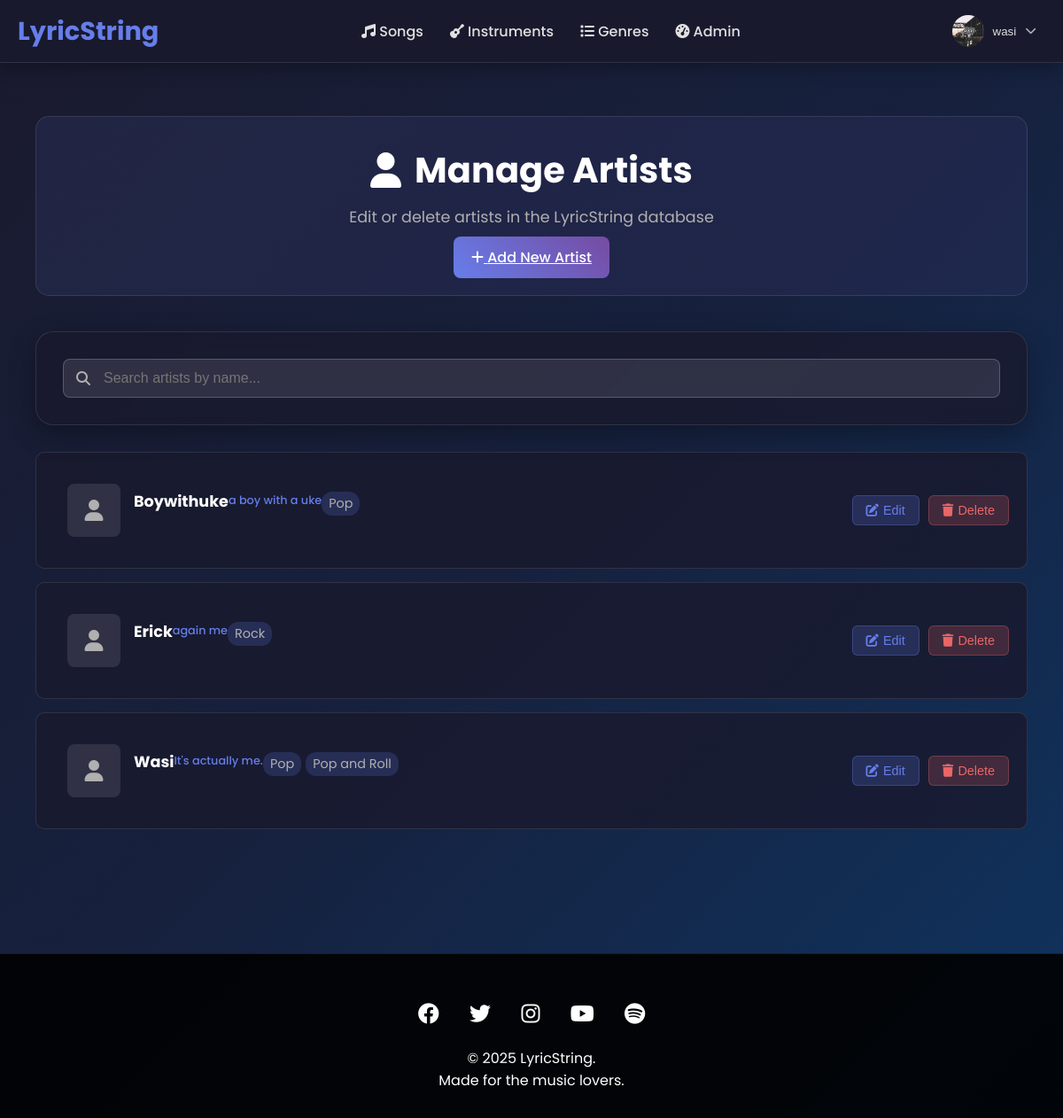
/dashboard/manage_artists/ (signed in), run on the app's committed database.
### users/models.py (models this page shows, shortened)
class CustomUser(AbstractUser):
    username = models.CharField(
        max_length=150,
        unique=True,
        help_text='Required. 150 characters or fewer. Letters, digits and @/./+/-/_ only.',
        validators=[AbstractUser.username_validator],
        error_messages={
            'unique': "A user with that username already exists.",
        },
    )
    bio = models.TextField(blank=True)
    profile_picture = models.ImageField(upload_to='profile_pics/', blank=True)
    location = models.CharField(max_length=100, blank=True)
    website = models.URLField(blank=True)
    social_media = models.CharField(max_length=100, blank=True)
    skill_level = models.CharField(max_length=20, choices=[
        ('beginner', 'Beginner'),
        ('intermediate', 'Intermediate'),
        ('advanced', 'Advanced'),
        ('professional', 'Professional')
    ], default='beginner')
    groups = models.ManyToManyField(
        'auth.Group',
        verbose_name='groups',
        blank=True,
        help_text='The groups this user belongs to. A user will get all permissions granted to each of their groups.',
        related_name="customuser_set",
        related_query_name="user",
    )
    user_permissions = models.ManyToManyField(
        'auth.Permission',
        verbose_name='user permissions',
        blank=True,
        help_text='Specific permissions for this user.',
        related_name="customuser_set",
        related_query_name="user",
    )

### content/models.py (models this page shows, shortened)
class Artist(models.Model):
    name = models.CharField(max_length=100)
    bio = models.TextField(blank=True)
    genres = models.ManyToManyField(Genre)

class Genre(models.Model):
    name = models.CharField(max_length=50, unique=True)
    description = models.TextField(blank=True)
    icon_class = models.CharField(max_length=50, default='fas fa-music')

### users/views.py (the view)
# urls.py: path('dashboard/manage_artists/', views.manage_artists_view, name='manage_artists'),
@staff_member_required
def manage_artists_view(request):
    artists = Artist.objects.all().order_by('name')
    paginator = Paginator(artists, 10)
    page_number = request.GET.get('page')
    page_obj = paginator.get_page(page_number)
    context = {
        'artists': page_obj,
    }
    return render(request, 'users/manage_artists.html', context)

### templates/users/manage_artists.html (shortened to what this page needs)
{% extends "base.html" %}
{% load static %}
{% block extra_css %}
<link rel="stylesheet" href="{% static 'css/admin_edit_song.css' %}">
{% endblock %}
{% block content %}
<div class="admin-container">
    <div class="admin-header">
        <h1><i class="fas fa-user"></i> Manage Artists</h1>
        <p>Edit or delete artists in the LyricString database</p>
        <div style="margin-top: 20px;">
            <a href="{% url 'add_artist' %}" class="modal-btn primary">
                <i class="fas fa-plus"></i>
                Add New Artist
            </a>
        </div>
    </div>
    <div class="search-section">
        <div class="search-box">
            <i class="fas fa-search"></i>
            <input type="text" id="artistSearch" placeholder="Search artists by name...">
        </div>
    </div>
    <div class="songs-list">
        {% for artist in artists %}
        <div class="song-item" data-name="{{ artist.name|lower }}">
            <div class="song-info">
                <div class="song-cover">
                    <i class="fas fa-user"></i>
                </div>
                <div class="song-details">
                    <h3>{{ artist.name }}</h3>
                    <p class="artist">{{ artist.bio|truncatewords:20 }}</p>
                    <div class="song-meta">
                        <span class="genres">
                            {% for genre in artist.genres.all %}
                            <span class="genre-tag">{{ genre.name }}</span>
                            {% endfor %}
                        </span>
                    </div>
                </div>
            </div>
            <div class="song-actions">
                <button class="btn-edit" onclick="editArtist({{ artist.id }})">
                    <i class="fas fa-edit"></i> Edit
                </button>
                <button class="btn-delete" onclick="confirmDelete({{ artist.id }}, '{{ artist.name|escapejs }}')">
                    <i class="fas fa-trash"></i> Delete
                </button>
            </div>
        </div>
        {% endfor %}
    </div>
</div>
{% endblock %}

### templates/base.html (shortened to what this page needs)
{% load static %}
<!DOCTYPE html>
<html lang="en">
<head>
    <link rel="stylesheet" href="https://cdnjs.cloudflare.com/ajax/libs/font-awesome/6.4.0/css/all.min.css">
    <link rel="stylesheet" href="{% static 'css/styles.css' %}">
    <link rel="stylesheet" href="{% static 'css/base.css' %}">
    {% block extra_css %}{% endblock %}
</head>
<body>
    <header class="header">
        <nav class="nav-container">
            <a href="/" class="logo">
                LyricString
            </a>
            <ul class="nav-menu">
                <li><a href="/"><i class="fas fa-music"></i> Songs</a></li>
                <li><a href="/instruments/"><i class="fas fa-guitar"></i> Instruments</a></li>
                <li><a href="/genres/"><i class="fas fa-list"></i> Genres</a></li>
                {% if user.is_staff %}
                <li><a href="/dashboard/"><i class="fas fa-tachometer-alt"></i> Admin</a></li>
                {% endif %}
            </ul>
            <div class="user-actions">
                {% if user.is_authenticated %}
                <div class="user-profile">
                    <div class="profile-dropdown">
                        <button class="profile-btn">
                            {% if user.profile_picture %}
                            <img src="{{ user.profile_picture.url }}" alt="{{ user.username }}" class="profile-pic">
                            {% else %}
                            <div class="profile-pic default"><i class="fas fa-user"></i></div>
                            {% endif %}
                            <span class="username">{{ user.username }}</span>
                            <i class="fas fa-chevron-down dropdown-icon"></i>
                        </button>
                    </div>
                </div>
                {% else %}
                <a href="{% url 'login' %}" class="btn btn-outline">Sign in</a>
                <a href="{% url 'register' %}" class="btn btn-primary">Sign up</a>
                {% endif %}
            </div>
        </nav>
    </header>
    <main class="main-content">
        {% block content %}{% endblock %}
    </main>
    <footer class="footer">
        <div class="footer-content">
            <div class="social-links">
                <a href="#"><i class="fab fa-facebook"></i></a>
                <a href="#"><i class="fab fa-twitter"></i></a>
                <a href="#"><i class="fab fa-instagram"></i></a>
                <a href="#"><i class="fab fa-youtube"></i></a>
                <a href="#"><i class="fab fa-spotify"></i></a>
            </div>
            <p>&copy; 2025 LyricString.</p>
            <p>Made for the music lovers.</p>
        </div>
    </footer>
</body>
</html>

### static/css/styles.css (style rules this page uses)
* { margin: 0; padding: 0; box-sizing: border-box; }
body { font-family: 'Poppins', sans-serif; background: linear-gradient(135deg, #1a1a2e 0%, #16213e 50%, #0f3460 100%); min-height: 100vh; color: #e0e0e0; }
.header { background: rgba(26, 26, 46, 0.95); backdrop-filter: blur(10px); box-shadow: 0 4px 20px rgba(0,0,0,0.3); position: sticky; top: 0; z-index: 1000; border-bottom: 1px solid rgba(255, 255, 255, 0.1); }
.nav-container { max-width: 1400px; margin: 0 auto; padding: 0 20px; display: flex; justify-content: space-between; align-items: center; height: 70px; }
.logo { display: flex; align-items: center; gap: 10px; font-size: 1.8rem; font-weight: 700; color: #667eea; text-decoration: none; }
.nav-menu { display: flex; list-style: none; gap: 30px; }
.nav-menu a { text-decoration: none; color: #e0e0e0; font-weight: 500; transition: color 0.3s ease; position: relative; }
.nav-menu a::after { content: ''; position: absolute; width: 0; height: 2px; bottom: -5px; left: 0; background: linear-gradient(45deg, #667eea, #764ba2); transition: width 0.3s ease; }
.user-actions { display: flex; gap: 15px; align-items: center; }
.user-profile { position: relative; }
.profile-dropdown { position: relative; }
.profile-btn { display: flex; align-items: center; gap: 10px; background: transparent; border: none; cursor: pointer; padding: 5px 10px; border-radius: 30px; transition: all 0.3s ease; }
.profile-pic { width: 36px; height: 36px; border-radius: 50%; object-fit: cover; }
.username { font-weight: 500; color: #e0e0e0; }
.dropdown-icon { font-size: 0.8rem; color: #b0b0b0; transition: transform 0.3s ease; }
.main-content { max-width: 1400px; margin: 0 auto; padding: 40px 20px; min-height: calc(100vh - 140px); }
.search-section { background: rgba(26, 26, 46, 0.8); backdrop-filter: blur(10px); border-radius: 20px; padding: 30px; margin-bottom: 30px; box-shadow: 0 10px 30px rgba(0,0,0,0.3); border: 1px solid rgba(255, 255, 255, 0.1); }
.song-cover { width: 100%; height: 160px; background: linear-gradient(45deg, #667eea, #764ba2); display: flex; align-items: center; justify-content: center; position: relative; overflow: hidden; }
.song-cover i { font-size: 3rem; color: rgba(255,255,255,0.8); }
.song-info { padding: 15px; }
.song-details { display: flex; justify-content: space-between; align-items: center; margin-bottom: 15px; font-size: 0.8rem; color: #888; }
.song-actions { display: flex; justify-content: space-between; align-items: center; }
.footer { background: rgba(0,0,0,0.9); color: white; text-align: center; padding: 30px 0; margin-top: 50px; border-top: 1px solid rgba(255, 255, 255, 0.1); }
.footer-content { max-width: 1400px; margin: 0 auto; padding: 0 20px; }
.social-links { margin: 20px 0; }
.social-links a { color: white; font-size: 1.5rem; margin: 0 15px; transition: color 0.3s ease; }

### static/css/admin_edit_song.css (style rules this page uses)
.admin-container { max-width: 1200px; margin: 0 auto; padding: 20px; }
.admin-header { text-align: center; margin-bottom: 40px; padding: 30px; background: linear-gradient(135deg, rgba(102, 126, 234, 0.1), rgba(118, 75, 162, 0.1)); border-radius: 15px; border: 1px solid rgba(255, 255, 255, 0.1); }
.admin-header h1 { color: white; font-size: 2.5rem; margin-bottom: 10px; display: flex; align-items: center; justify-content: center; gap: 15px; }
.admin-header p { color: #b0b0b0; font-size: 1.1rem; }
.modal-btn { padding: 12px 20px; border-radius: 8px; border: none; font-size: 1rem; font-weight: 500; cursor: pointer; transition: all 0.3s ease; }
.modal-btn.primary { background: linear-gradient(45deg, #667eea, #764ba2); color: white; }

### data on the page
CustomUser: profile_picture (picture), username "wasi"
Artist: name "Boywithuke", bio "a boy with a uke"
Genre: name "Pop"
Artist: name "Erick", bio "again me"
Genre: name "Rock"
Artist: name "Wasi", bio "It's actually me."
Genre: name "Pop and Roll"
